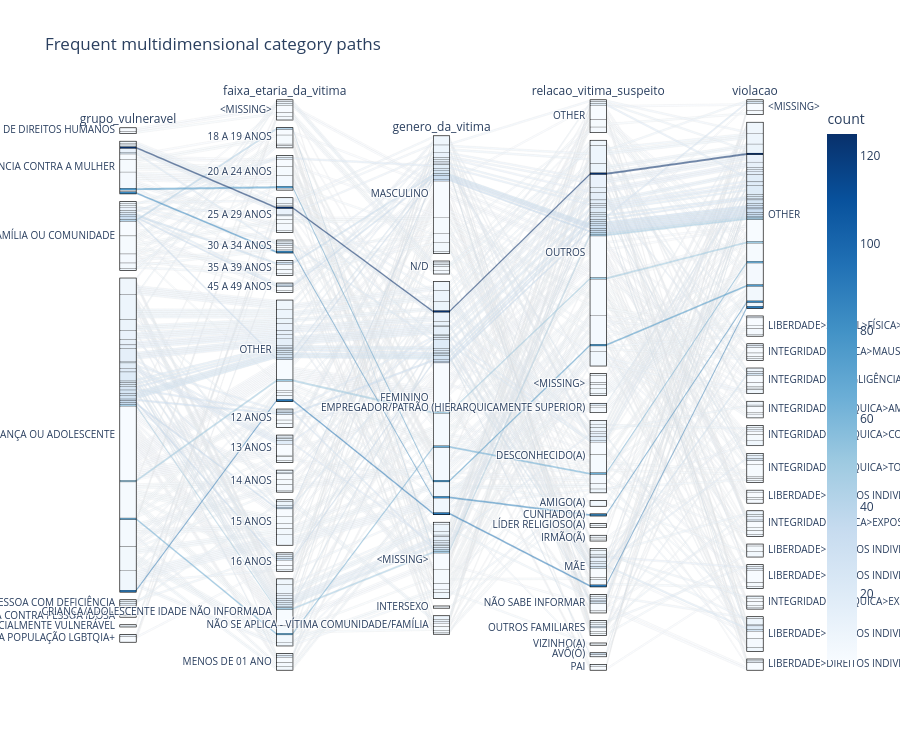

The cell this chart's notebook holds for it:
### Markdown cell above
## 8.8 Parallel categories

Parallel categories display frequent multidimensional paths. To reduce clutter and disclosure risk, category collapsing is retained and only a reproducible sample is plotted when the dataset is large.

### Code cell
PARCAT_COLUMNS=[c for c in ["grupo_vulneravel","faixa_etaria_da_vitima","genero_da_vitima","relacao_vitima_suspeito","violacao"] if c in X_cat.columns]
if len(PARCAT_COLUMNS)>=3:
    parcat_data=X_cat[PARCAT_COLUMNS].copy()
    if len(parcat_data)>SAMPLE_FOR_PLOTS:
        parcat_data=parcat_data.sample(SAMPLE_FOR_PLOTS,random_state=RANDOM_STATE)
    parcat_counts=parcat_data.groupby(PARCAT_COLUMNS).size().rename("count").reset_index()
    parcat_counts=parcat_counts[parcat_counts["count"]>=SUPPRESSION_THRESHOLD]
    fig=px.parallel_categories(parcat_counts,dimensions=PARCAT_COLUMNS,color="count",color_continuous_scale="Blues",title="Frequent multidimensional category paths")
    fig.update_layout(template=PLOTLY_TEMPLATE,height=750)
    fig.show()
    if EXPORT_FIGURES_HTML: fig.write_html(FIGURE_DIR/"parallel_categories_profiles.html",include_plotlyjs=True)
else:
    parcat_counts=pd.DataFrame()

### Figure 1 — Plotly figure (JSON) as saved in the notebook; plotly's stock layout.template omitted (floating-point values rounded to 4 significant figures; data arrays with more than 128 entries replaced by an {"elided": "..."} marker saying what was removed)
{"data": [{"dimensions": [{"label": "grupo_vulneravel", "values": {"elided": "254 str values"}}, {"label": "faixa_etaria_da_vitima", "values": {"elided": "254 str values"}}, {"label": "genero_da_vitima", "values": {"elided": "254 str values"}}, {"label": "relacao_vitima_suspeito", "values": {"elided": "254 str values"}}, {"label": "violacao", "values": {"elided": "254 str values"}}], "domain": {"x": [0, 1], "y": [0, 1]}, "line": {"color": {"elided": "254 int values"}, "coloraxis": "coloraxis"}, "name": "", "type": "parcats"}], "layout": {"coloraxis": {"autocolorscale": false, "colorbar": {"title": {"text": "count"}}, "colorscale": [[0, "rgb(247,251,255)"], [0.125, "rgb(222,235,247)"], [0.25, "rgb(198,219,239)"], [0.375, "rgb(158,202,225)"], [0.5, "rgb(107,174,214)"], [0.625, "rgb(66,146,198)"], [0.75, "rgb(33,113,181)"], [0.875, "rgb(8,81,156)"], [1, "rgb(8,48,107)"]]}, "height": 750, "legend": {"tracegroupgap": 0}, "title": {"text": "Frequent multidimensional category paths"}}}
